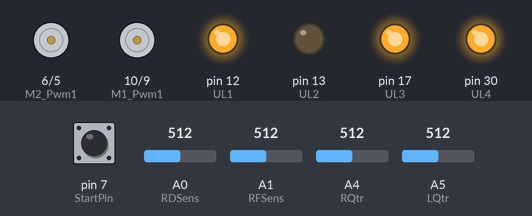
A sketch run on a simulated Arduino Mega 2560, built with avr-gcc and run on an emulated ATmega2560. Shown: motor-driver pin pairs drawn as motors (green arrow = first pin HIGH = forward, orange = second pin HIGH = backward, longer = more drive), output pins drawn as LEDs (lit = HIGH). The test bench sets the inputs (shaded band); at power-on: pin 7 (StartPin) HIGH, A0 (RDSens) = 512, A1 (RFSens) = 512, A4 (RQtr) = 512, A5 (LQtr) = 512.

Above: at 1.9 s.
2.0 s: pin 7 (StartPin) pulled LOW for 0.15 s
At 2.07 s:
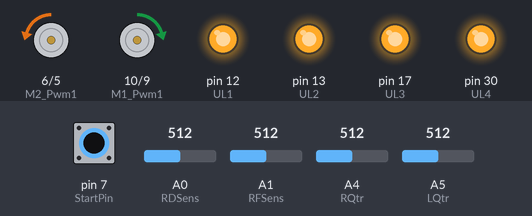
3.6 s: pin 7 (StartPin) pulled LOW for 1 s
At 5.0 s:
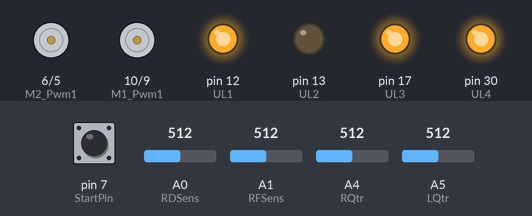
6.1 s: pin 7 (StartPin) pulled LOW for 3.2 s
At 7.5 s:
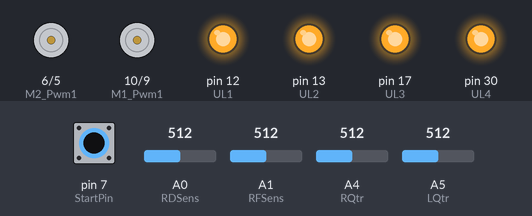
Timing chart, 0 to 10.8 s (numbered marks = the images above; inputs shaded):
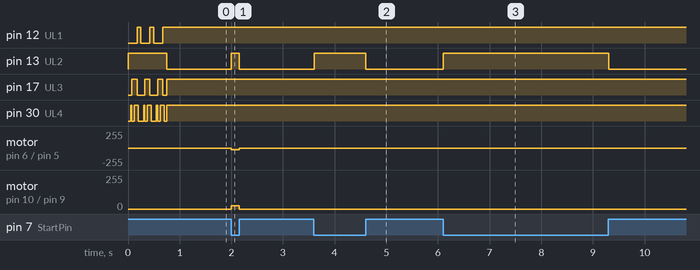

Measured:
- after the input at 2.0 s, pin 13 (UL2): LOW → HIGH at once, → LOW 0.15 s later; motor on pin 6 (M2_Pwm1) / pin 5 (M2_Pwm2): stopped → backward 25/255 at once, → stopped 0.15 s later; motor on pin 10 (M1_Pwm1) / pin 9 (M1_Pwm2): stopped → forward 25/255 at once, → stopped 0.15 s later
- after the input at 3.6 s, pin 13 (UL2): LOW → HIGH at once, → LOW 1.0 s later
- after the input at 6.1 s, pin 13 (UL2): LOW → HIGH at once, → LOW 3.2 s later

The sketch:

Zvezda_0001.ino
```cpp
#include "Zvezda.h"

////// Connected Port of Object Sensors \\\\\\

int LSens = 3 ; ////// Connected Port of  Left Sensor \\\\\\

int LDSens = A3; ////// Connected Port of  Left Diagonal Sensor \\\\\\

int LFSens = A2; ////// Connected Port of  Left Front Sensor \\\\\\

int MSens = 4; ////// Connected Port of  Front Sensor \\\\\\

int RFSens = A1; ////// Connected Port of  Right Front Sensor \\\\\\

int RDSens = A0; ////// Connected Port of  Right Diagonal Sensor \\\\\\

int RSens = 2; ////// Connected Port of  Right Sensor \\\\\\

////// Connected Port of Line Sensors \\\\\\

int LQtr = A5; ////// Connected Port of  Left Line Sensor \\\\\\

int RQtr = A4; ////// Connected Port of  Right Line Sensor \\\\\\

////// Last Value \\\\\\

int LastValue = 0;

////// Connected Port of Tactic Switchs \\\\\\

int DS1 = 16;
int DS2 = 15;
int DS3 = 14;

////// Connected Port of Start Button \\\\\\

int StartPin = 7;

//// User leds

int Led1 = 12;
int Led2 = 13;

// Порог черного цвета
int colorBlack = 100;
int speedTest  = 20;
int speedTestB = -100;

enum State_enum {STOP, FORWARD, ROTATE_RIGHT, ROTATE_LEFT, MOVE_BACK};
enum Sensors_enum {NONE, SENSOR_RIGHT, SENSOR_LEFT, BOTH};

void state_machine_run(uint8_t sensors);
void motors_stop();
void motors_forward();
void motors_right();
void motors_left();
void motors_back();
uint8_t read_IR();

uint8_t state   = STOP;
uint8_t Sensors = NONE;


void setup() {
  ////// Led Mix Of Beginning \\\\\\

  Zvezda.MixLed(2);

  ////// Object Sensors \\\\\\

  pinMode(LSens,  INPUT_PULLUP);
  pinMode(LDSens, INPUT_PULLUP);
  pinMode(LFSens, INPUT_PULLUP);
  pinMode(MSens,  INPUT_PULLUP);
  pinMode(RFSens, INPUT_PULLUP);
  pinMode(RDSens, INPUT_PULLUP);
  pinMode(RSens,  INPUT_PULLUP);


  ////// Line Sensors \\\\\\

  pinMode(LQtr, INPUT);
  pinMode(RQtr, INPUT);

  ////// Start Button \\\\\\

  pinMode(StartPin, INPUT);

  ////// Mode Switchs \\\\\\

  pinMode(DS1, INPUT);
  pinMode(DS2, INPUT);
  pinMode(DS3, INPUT);

  ////// Switch Pull-Up \\\\\\

  digitalWrite(DS1, HIGH);
  digitalWrite(DS2, HIGH);
  digitalWrite(DS3, HIGH);

  //delay(200);
}

void loop() {

  if (digitalRead(StartPin) == LOW )
     {
       digitalWrite(Led2, HIGH);

       //Serial.println(Sensors);

       Sensors = read_IR();


       state_machine_run(Sensors);
       delay(5);
       }
  else
     {
      digitalWrite(Led2, LOW);
      Zvezda.Mooving(0, 0);
      delay(10);
     }
}

void state_machine_run(uint8_t sensors)
{
  switch(state)
  {
    case STOP:
      if(sensors == NONE){
        motors_forward();
        state = FORWARD;
      }
      else if(sensors == SENSOR_RIGHT){
        motors_left();
        state = ROTATE_LEFT;
      }
      else if(sensors == SENSOR_LEFT){
        motors_right();
        state = ROTATE_RIGHT;
      }
      else{
        motors_back();
        state = MOVE_BACK;
      }
      break;

    case FORWARD:
      if(sensors != NONE){
        motors_stop();
        state = STOP;
      }
      break;

    case ROTATE_RIGHT:
      if(sensors == NONE || sensors == SENSOR_RIGHT){
        motors_stop();
        state = STOP;
      }
      break;

    case ROTATE_LEFT:
      if(sensors != SENSOR_RIGHT)
      {
        motors_stop();
        state = STOP;
      }
      break;
    case MOVE_BACK:{
        motors_stop();
        state = STOP;
     }
     break;
  }
}

void motors_stop()
{
  Zvezda.InertialMooving(0, 0);
  delay(10);
}

void motors_forward()
{
  Zvezda.InertialMooving(speedTest, speedTest);
  //Zvezda.Mooving(speedTest, speedTest);
}

void motors_back()
{
  Zvezda.InertialMooving(-speedTest, -speedTest);
  delay(100);
  //Zvezda.Mooving(-20, 20);
  Zvezda.InertialMooving(-20, 20);
  delay(10);
}

void motors_right()
{
  //Zvezda.Mooving(-20, 20);
  Zvezda.InertialMooving(-20, 20);
  delay(10);
}

void motors_left()
{
  //Zvezda.Mooving(20, -20);
  Zvezda.InertialMooving(20, -20);
  delay(10);
}

uint8_t read_IR()
{
 uint8_t sensors = NONE;
   if(analogRead(LQtr) < colorBlack && analogRead(RQtr) > colorBlack) {

     //Serial.println("left");

     return SENSOR_LEFT;
    }
    if (analogRead(LQtr) > colorBlack && analogRead(RQtr) < colorBlack) {

      //Serial.println("RIGHT");

      return SENSOR_RIGHT;
    }
    if(analogRead(LQtr < colorBlack) && analogRead(RQtr) < colorBlack) {

      //speedTest = -20;
      //Serial.println("BOTH");

      return BOTH;
      }
    if(analogRead(LQtr > colorBlack) && analogRead(RQtr) > colorBlack) {
      //speedTest = 20;

      //Serial.println("NONE");

      return NONE;
      }
  return sensors;
}
```

Zvezda.cpp
```cpp
#include "Arduino.h"
#include "Zvezda.h"

#define Tac1 14
#define Tac2 15
#define Tac3 16

#define M2_Pwm1 6
#define M2_Pwm2 5
#define M1_Pwm1 10
#define M1_Pwm2 9

#define UL1 12 //Twice Led
#define UL2 13 //Single Led
#define UL3 17 //RX Led
#define UL4 30 //TX Led

String  ZvezdaReadString;
int     leftSpeedCur;
int     rightSpeedCur;

ZvezdaClass::ZvezdaClass() {
  pinMode(Tac1,    INPUT);
  pinMode(Tac2,    INPUT);
  pinMode(Tac3,    INPUT);
  pinMode(M1_Pwm1, OUTPUT);
  pinMode(M1_Pwm2, OUTPUT);
  pinMode(M2_Pwm1, OUTPUT);
  pinMode(M2_Pwm2, OUTPUT);
  pinMode(UL1,     OUTPUT);
  pinMode(UL2,     OUTPUT);
  pinMode(UL3,     OUTPUT);
  pinMode(UL4,     OUTPUT);
  digitalWrite(14, HIGH);
  digitalWrite(15, HIGH);
  digitalWrite(16, HIGH);

  leftSpeedCur = 0;
  rightSpeedCur = 0;
}

void ZvezdaClass::Setup() {

}


void ZvezdaClass::Mooving(int _leftSpeed, int _rightSpeed) {

  float leftSpeed  = constrain(_leftSpeed,  -100, 100) * 2.55;
  float rightSpeed = constrain(_rightSpeed, -100, 100) * 2.55;

  if (_leftSpeed > 0) {
    digitalWrite(M1_Pwm2, LOW);
    analogWrite( M1_Pwm1, leftSpeed);
  } else {
    digitalWrite(M1_Pwm1, LOW);
    analogWrite( M1_Pwm2, leftSpeed);
  }

  if (_rightSpeed > 0) {
    digitalWrite(M2_Pwm1, LOW);
    analogWrite( M2_Pwm2, rightSpeed);
  } else {
    digitalWrite(M2_Pwm2, LOW);
    analogWrite( M2_Pwm1, rightSpeed);
  }
}

void ZvezdaClass::InertialMooving(int _leftSpeed, int _rightSpeed) {
  _leftSpeed  = constrain(_leftSpeed*5  - leftSpeedCur*4,  -100, 100);
  _rightSpeed = constrain(_rightSpeed*5 - rightSpeedCur*4, -100, 100);

  leftSpeedCur  = leftSpeedCur*0.9 +  _leftSpeed*0.1;
  rightSpeedCur = rightSpeedCur*0.9 + _rightSpeed*0.1;

  Mooving(leftSpeedCur, rightSpeedCur);
}


void ZvezdaClass::Read_Tact1() {
  return digitalRead(Tac1);
}

void ZvezdaClass::TwiceLed(int Time, int Time2) {
  digitalWrite(UL1, HIGH);
  delay(Time2);
  digitalWrite(UL1, LOW);
  delay(Time);
}

void ZvezdaClass::UserLed_Red(boolean x ) {
  if (x == HIGH) {
    digitalWrite(UL2, HIGH);
  } else if (x == LOW) {
    digitalWrite(UL2, LOW);
  }
}

void ZvezdaClass::UserLed_Green(boolean x ) {
  if (x == HIGH) {
    digitalWrite(UL4, LOW);
  } else if (x == LOW) {
    digitalWrite(UL4, HIGH);
  }
}

void ZvezdaClass::UserLed_Yellow(boolean x ) {
  if (x == HIGH) {
    digitalWrite(UL3, LOW);
  } else if (x == LOW) {
    digitalWrite(UL3, HIGH);
  }

}

void ZvezdaClass::MixLed(int Time) {
  for (int i = 0; i <= Time; i++) {
    digitalWrite(UL2, HIGH);
    digitalWrite(UL1, LOW);
    digitalWrite(UL3, LOW);
    digitalWrite(UL4, LOW);

    delay(50);

    digitalWrite(UL1, LOW);
    digitalWrite(UL3, LOW);
    digitalWrite(UL4, HIGH);

    delay(25);
    digitalWrite(UL4, LOW);
    digitalWrite(UL3, HIGH);
    digitalWrite(UL1, LOW);

    delay(50);

    digitalWrite(UL4, HIGH);
    digitalWrite(UL3, HIGH);
    digitalWrite(UL1, LOW);

    delay(50);

    digitalWrite(UL1, HIGH);
    digitalWrite(UL3, LOW);
    digitalWrite(UL4, HIGH);

    delay(25);

    digitalWrite(UL1, HIGH);
    digitalWrite(UL3, LOW);
    digitalWrite(UL4, LOW);

    delay(50);
  }

  digitalWrite(UL2, LOW);
  digitalWrite(UL3, HIGH);
  digitalWrite(UL4, HIGH);
}

ZvezdaClass Zvezda = ZvezdaClass();
```

Zvezda.h
```cpp
#ifndef Zvezda_h
#define Zvezda_h

class ZvezdaClass{
  public:
    ZvezdaClass();
    void Setup();
    byte mode();
    void Read_Tact1();
    // движение робота
    void Mooving(int leftSpeed, int rightSpeed);
    void InertialMooving(int _leftSpeed, int _rightSpeed);

    int VoltageIn();
    int Trimpot();

    void MixLed(int Time);

    void TwiceLed(int Time,int Time2);

    void UserLed_Red(boolean x);
    void UserLed_Green(boolean x);
    void UserLed_Yellow(boolean x);
};


extern ZvezdaClass Zvezda;

#endif
```
